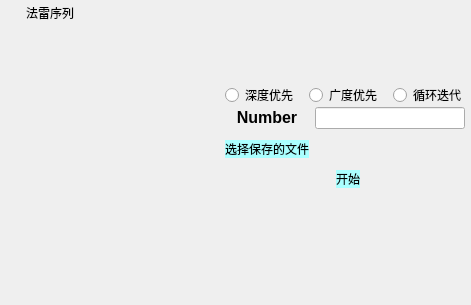
<?xml version="1.0" encoding="UTF-8"?>
<ui version="4.0">
 <class>MainWindow</class>
 <widget class="QWidget" name="MainWindow">
  <property name="geometry">
   <rect>
    <x>0</x>
    <y>0</y>
    <width>471</width>
    <height>305</height>
   </rect>
  </property>
  <property name="minimumSize">
   <size>
    <width>400</width>
    <height>250</height>
   </size>
  </property>
  <property name="styleSheet">
   <string notr="true">#minimizeButton {
  image: url(:/img/res/minimize-button1.png);
}

#minimizeButton, #maximizeButton {
  background-color: transparent;
  border-radius: 0px;
}

#minimizeButton:hover, #maximizeButton:hover {
  border-style: none;
  background-color: #80c7c7c7;
}

#minimizeButton:pressed, #maximizeButton:pressed {
  border-style: none;
  background-color: #80808080;
}

#closeButton {
  image: url(:/img/res/close-button1.png);
  background-color: transparent;
  border-radius: 0px;
}

#closeButton:hover {
	image: url(:/img/res/close-button2.png);
  border-style: none;
  background-color: #e81123;
}

#closeButton:pressed {
  image: url(:/img/res/close-button2.png);
  border-style: none;
  background-color: #8c0a15;
}

#fileBtn{
font: 9t &quot;华康方圆体W7(P)&quot;;
border-radius: 10px;
border-color: rgb(0, 170, 255);
background-color: rgb(170, 255, 255);
}

#fileBtn:pressed {

	background-color: rgb(170, 255, 255);
}
#startBtn{
font: 10t &quot;华康方圆体W7(P)&quot;;
border-radius: 10px;
border-color: rgb(0, 170, 255);
background-color: rgb(170, 255, 255);
}
#startBtn:pressed {
	background-color: rgb(170, 255, 255);
}</string>
  </property>
  <layout class="QGridLayout" name="gridLayout_2">
   <property name="leftMargin">
    <number>0</number>
   </property>
   <property name="topMargin">
    <number>0</number>
   </property>
   <property name="rightMargin">
    <number>0</number>
   </property>
   <property name="bottomMargin">
    <number>0</number>
   </property>
   <property name="spacing">
    <number>0</number>
   </property>
   <item row="0" column="0" colspan="2">
    <layout class="QHBoxLayout" name="horizontalLayout">
     <property name="spacing">
      <number>0</number>
     </property>
     <property name="leftMargin">
      <number>0</number>
     </property>
     <item>
      <widget class="QLabel" name="ico">
       <property name="enabled">
        <bool>true</bool>
       </property>
       <property name="minimumSize">
        <size>
         <width>26</width>
         <height>26</height>
        </size>
       </property>
       <property name="maximumSize">
        <size>
         <width>26</width>
         <height>26</height>
        </size>
       </property>
       <property name="text">
        <string/>
       </property>
       <property name="pixmap">
        <pixmap>:/img/res/dog.jpg</pixmap>
       </property>
       <property name="scaledContents">
        <bool>true</bool>
       </property>
      </widget>
     </item>
     <item>
      <widget class="QLabel" name="label">
       <property name="styleSheet">
        <string notr="true">font: 10pt &quot;华康方圆体W7(P)&quot;;</string>
       </property>
       <property name="text">
        <string>法雷序列</string>
       </property>
      </widget>
     </item>
     <item>
      <spacer name="horizontalSpacer">
       <property name="orientation">
        <enum>Qt::Horizontal</enum>
       </property>
       <property name="sizeHint" stdset="0">
        <size>
         <width>297</width>
         <height>23</height>
        </size>
       </property>
      </spacer>
     </item>
     <item>
      <widget class="QPushButton" name="minimizeButton">
       <property name="sizePolicy">
        <sizepolicy hsizetype="Fixed" vsizetype="Fixed">
         <horstretch>0</horstretch>
         <verstretch>0</verstretch>
        </sizepolicy>
       </property>
       <property name="minimumSize">
        <size>
         <width>45</width>
         <height>26</height>
        </size>
       </property>
       <property name="maximumSize">
        <size>
         <width>45</width>
         <height>26</height>
        </size>
       </property>
       <property name="focusPolicy">
        <enum>Qt::NoFocus</enum>
       </property>
       <property name="contextMenuPolicy">
        <enum>Qt::NoContextMenu</enum>
       </property>
       <property name="toolTip">
        <string>Minimize</string>
       </property>
       <property name="iconSize">
        <size>
         <width>33</width>
         <height>26</height>
        </size>
       </property>
      </widget>
     </item>
     <item>
      <widget class="QPushButton" name="maximizeButton">
       <property name="sizePolicy">
        <sizepolicy hsizetype="Fixed" vsizetype="Fixed">
         <horstretch>0</horstretch>
         <verstretch>0</verstretch>
        </sizepolicy>
       </property>
       <property name="minimumSize">
        <size>
         <width>45</width>
         <height>26</height>
        </size>
       </property>
       <property name="maximumSize">
        <size>
         <width>45</width>
         <height>26</height>
        </size>
       </property>
       <property name="focusPolicy">
        <enum>Qt::NoFocus</enum>
       </property>
       <property name="contextMenuPolicy">
        <enum>Qt::NoContextMenu</enum>
       </property>
       <property name="toolTip">
        <string>Maximize</string>
       </property>
       <property name="iconSize">
        <size>
         <width>34</width>
         <height>26</height>
        </size>
       </property>
      </widget>
     </item>
     <item>
      <widget class="QPushButton" name="closeButton">
       <property name="sizePolicy">
        <sizepolicy hsizetype="Fixed" vsizetype="Fixed">
         <horstretch>0</horstretch>
         <verstretch>0</verstretch>
        </sizepolicy>
       </property>
       <property name="minimumSize">
        <size>
         <width>45</width>
         <height>26</height>
        </size>
       </property>
       <property name="maximumSize">
        <size>
         <width>45</width>
         <height>26</height>
        </size>
       </property>
       <property name="focusPolicy">
        <enum>Qt::NoFocus</enum>
       </property>
       <property name="contextMenuPolicy">
        <enum>Qt::NoContextMenu</enum>
       </property>
       <property name="toolTip">
        <string>Close</string>
       </property>
       <property name="iconSize">
        <size>
         <width>34</width>
         <height>26</height>
        </size>
       </property>
      </widget>
     </item>
    </layout>
   </item>
   <item row="1" column="0">
    <spacer name="horizontalSpacer_4">
     <property name="orientation">
      <enum>Qt::Horizontal</enum>
     </property>
     <property name="sizeHint" stdset="0">
      <size>
       <width>217</width>
       <height>20</height>
      </size>
     </property>
    </spacer>
   </item>
   <item row="1" column="1">
    <spacer name="verticalSpacer_2">
     <property name="orientation">
      <enum>Qt::Vertical</enum>
     </property>
     <property name="sizeHint" stdset="0">
      <size>
       <width>246</width>
       <height>52</height>
      </size>
     </property>
    </spacer>
   </item>
   <item row="2" column="1">
    <layout class="QHBoxLayout" name="horizontalLayout_3">
     <item>
      <widget class="QRadioButton" name="FirstDepth">
       <property name="styleSheet">
        <string notr="true">font: 10pt &quot;幼圆&quot;;</string>
       </property>
       <property name="text">
        <string>深度优先</string>
       </property>
      </widget>
     </item>
     <item>
      <widget class="QRadioButton" name="FirstBreadth">
       <property name="styleSheet">
        <string notr="true">font: 10pt &quot;幼圆&quot;;</string>
       </property>
       <property name="text">
        <string>广度优先</string>
       </property>
      </widget>
     </item>
     <item>
      <widget class="QRadioButton" name="Iteration">
       <property name="styleSheet">
        <string notr="true">font: 10pt &quot;幼圆&quot;;</string>
       </property>
       <property name="text">
        <string>循环迭代</string>
       </property>
      </widget>
     </item>
    </layout>
   </item>
   <item row="3" column="1">
    <layout class="QVBoxLayout" name="verticalLayout_2">
     <item>
      <layout class="QVBoxLayout" name="verticalLayout">
       <item>
        <layout class="QGridLayout" name="gridLayout">
         <property name="rightMargin">
          <number>6</number>
         </property>
         <item row="0" column="2">
          <widget class="QLineEdit" name="num"/>
         </item>
         <item row="0" column="0">
          <widget class="QLabel" name="numLab">
           <property name="styleSheet">
            <string notr="true">font: 10pt &quot;华康方圆体W7(P)&quot;;</string>
           </property>
           <property name="text">
            <string>&lt;html&gt;&lt;head/&gt;&lt;body&gt;&lt;p&gt;&lt;span style=&quot; font-size:12pt; font-weight:600;&quot;&gt;Number&lt;/span&gt;&lt;/p&gt;&lt;/body&gt;&lt;/html&gt;</string>
           </property>
           <property name="alignment">
            <set>Qt::AlignCenter</set>
           </property>
           <property name="wordWrap">
            <bool>false</bool>
           </property>
          </widget>
         </item>
         <item row="1" column="0">
          <widget class="QPushButton" name="fileBtn">
           <property name="styleSheet">
            <string notr="true">font: 25 12pt &quot;华康方圆体W7(P)&quot;;
border-radius: 10px;</string>
           </property>
           <property name="text">
            <string>选择保存的文件</string>
           </property>
          </widget>
         </item>
         <item row="1" column="2">
          <widget class="QLabel" name="fileName">
           <property name="styleSheet">
            <string notr="true">font: 10pt &quot;华康方圆体W7(P)&quot;;</string>
           </property>
           <property name="text">
            <string>&lt;html&gt;&lt;head/&gt;&lt;body&gt;&lt;p&gt;&lt;br/&gt;&lt;/p&gt;&lt;/body&gt;&lt;/html&gt;</string>
           </property>
          </widget>
         </item>
        </layout>
       </item>
       <item>
        <layout class="QHBoxLayout" name="horizontalLayout_2">
         <item>
          <spacer name="horizontalSpacer_2">
           <property name="orientation">
            <enum>Qt::Horizontal</enum>
           </property>
           <property name="sizeHint" stdset="0">
            <size>
             <width>40</width>
             <height>20</height>
            </size>
           </property>
          </spacer>
         </item>
         <item>
          <widget class="QPushButton" name="startBtn">
           <property name="styleSheet">
            <string notr="true">font: 25 20pt &quot;华康方圆体W7(P)&quot;;</string>
           </property>
           <property name="text">
            <string>开始</string>
           </property>
          </widget>
         </item>
         <item>
          <spacer name="horizontalSpacer_3">
           <property name="orientation">
            <enum>Qt::Horizontal</enum>
           </property>
           <property name="sizeHint" stdset="0">
            <size>
             <width>40</width>
             <height>20</height>
            </size>
           </property>
          </spacer>
         </item>
        </layout>
       </item>
      </layout>
     </item>
     <item>
      <widget class="QLabel" name="time1">
       <property name="text">
        <string/>
       </property>
      </widget>
     </item>
     <item>
      <widget class="QLabel" name="time2">
       <property name="text">
        <string/>
       </property>
      </widget>
     </item>
     <item>
      <widget class="QLabel" name="time3">
       <property name="text">
        <string/>
       </property>
      </widget>
     </item>
    </layout>
   </item>
   <item row="4" column="1">
    <spacer name="verticalSpacer">
     <property name="orientation">
      <enum>Qt::Vertical</enum>
     </property>
     <property name="sizeHint" stdset="0">
      <size>
       <width>246</width>
       <height>51</height>
      </size>
     </property>
    </spacer>
   </item>
  </layout>
 </widget>
 <layoutdefault spacing="6" margin="11"/>
 <resources>
  <include location="fareylist.qrc"/>
 </resources>
 <connections>
  <connection>
   <sender>closeButton</sender>
   <signal>clicked()</signal>
   <receiver>MainWindow</receiver>
   <slot>close()</slot>
   <hints>
    <hint type="sourcelabel">
     <x>378</x>
     <y>9</y>
    </hint>
    <hint type="destinationlabel">
     <x>432</x>
     <y>47</y>
    </hint>
   </hints>
  </connection>
  <connection>
   <sender>minimizeButton</sender>
   <signal>clicked()</signal>
   <receiver>MainWindow</receiver>
   <slot>showMinimized()</slot>
   <hints>
    <hint type="sourcelabel">
     <x>318</x>
     <y>7</y>
    </hint>
    <hint type="destinationlabel">
     <x>418</x>
     <y>73</y>
    </hint>
   </hints>
  </connection>
 </connections>
</ui>
